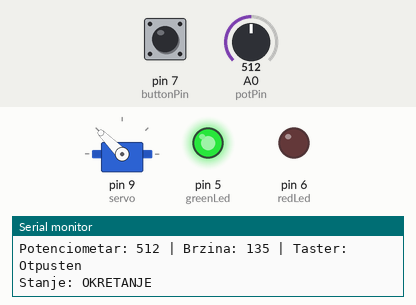
This sketch was run on a simulated Arduino Uno, built with avr-gcc and run on an emulated ATmega328P. Parts: servo, output pins drawn as LEDs (lit = HIGH), the last lines printed to the serial monitor. The test bench sets the inputs (shaded band); at power-on: pin 7 (buttonPin) HIGH, A0 (potPin) = 512.

Above: at 1.2 s.
1.3 s: pin 7 (buttonPin) pulled LOW for 0.25 s
At 1.58 s:
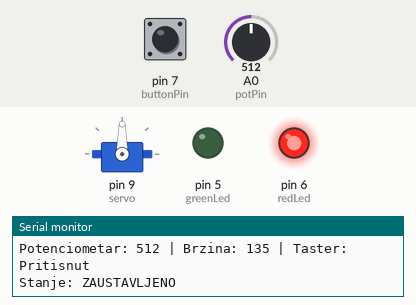
3.1 s: A0 (potPin) set to 113
At 4.3 s:
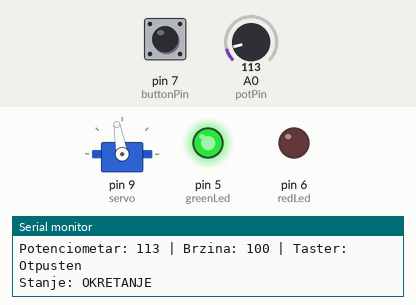
4.6 s: A0 (potPin) set to 92
At 5.3 s:
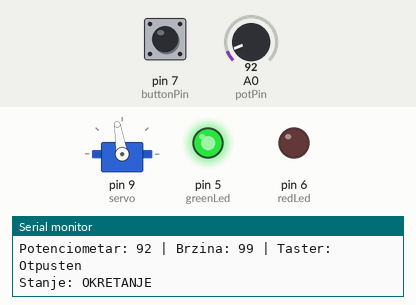
6.2 s: A0 (potPin) set to 716
At 6.6 s:
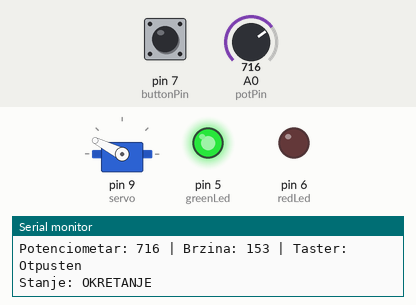
7.7 s: A0 (potPin) set to 900
At 8.8 s:
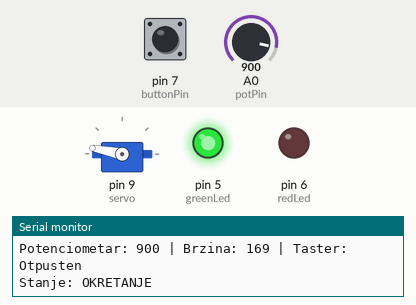
9.3 s: A0 (potPin) set to 1023
At 10.6 s:
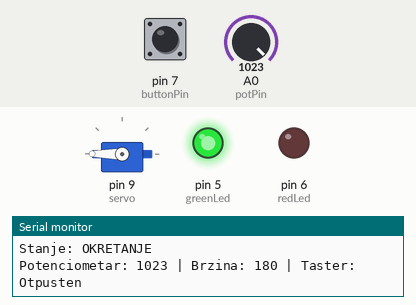
Timing chart, 0 to 11.8 s (numbered marks = the images above; inputs shaded):
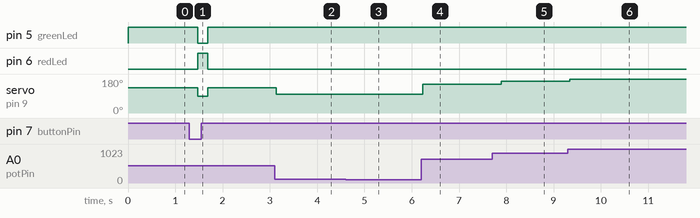

The sketch:

arduino_domaci_servo.ino
```cpp
#include <Servo.h>

Servo servo;
const int potPin = A0;      // Potenciometar na A0
const int buttonPin = 7;    // Taster na digitalnom pinu 7
const int greenLed = 5;     // Zelena LED na pinu 5
const int redLed = 6;       // Crvena LED na pinu 6

bool stopped = false;

void setup() {
  Serial.begin(9600);        // Uključujemo komunikaciju sa Serial Monitorom
  servo.attach(9);
  pinMode(potPin, INPUT);
  pinMode(buttonPin, INPUT_PULLUP); // Koristimo internu pull-up otpornost
  pinMode(greenLed, OUTPUT);
  pinMode(redLed, OUTPUT);

  digitalWrite(greenLed, HIGH);
  digitalWrite(redLed, LOW);

  Serial.println("Sistem spreman!");
}

void loop() {
  // Čitanje tastera i potenciometra
  int buttonState = digitalRead(buttonPin);
  int potValue = analogRead(potPin);              // Čitamo potenciometar (0-1023)
  int speed = map(potValue, 0, 1023, 91, 180);    // Konvertujemo vrednost (91-180 = napred)

  // Ispis na Serial Monitor
  Serial.print("Potenciometar: ");
  Serial.print(potValue);
  Serial.print(" | Brzina: ");
  Serial.print(speed);
  Serial.print(" | Taster: ");
  Serial.println(buttonState == LOW ? "Pritisnut" : "Otpusten");

  if (buttonState == LOW) {
    // Kada je taster pritisnut - stajanje
    stopped = true;
    digitalWrite(redLed, HIGH);
    digitalWrite(greenLed, LOW);
    servo.write(90); // Zaustavljanje
    Serial.println("Stanje: ZAUSTAVLJENO");
  } else {
    stopped = false;
    digitalWrite(redLed, LOW);
    digitalWrite(greenLed, HIGH);
    servo.write(speed);
    Serial.println("Stanje: OKRETANJE");
  }

  delay(200); // Pauza radi preglednijeg ispisa
}
```

Measured:
- after the input at 1.3 s, pin 5 (greenLed): HIGH → LOW after 0.17 s, → HIGH 0.21 s later; pin 6 (redLed): LOW → HIGH after 0.17 s, → LOW 0.21 s later; servo on pin 9 (servo): 135° → 90° after 0.17 s, → 135° 0.21 s later
- after the input at 3.1 s, servo on pin 9 (servo): 135° → 100° at once
- after the input at 4.6 s, servo on pin 9 (servo): 100° → 99° after 0.19 s
- after the input at 6.2 s, servo on pin 9 (servo): 99° → 153° at once
- after the input at 7.7 s, servo on pin 9 (servo): 153° → 169° after 0.19 s
- after the input at 9.3 s, servo on pin 9 (servo): 169° → 180° at once
